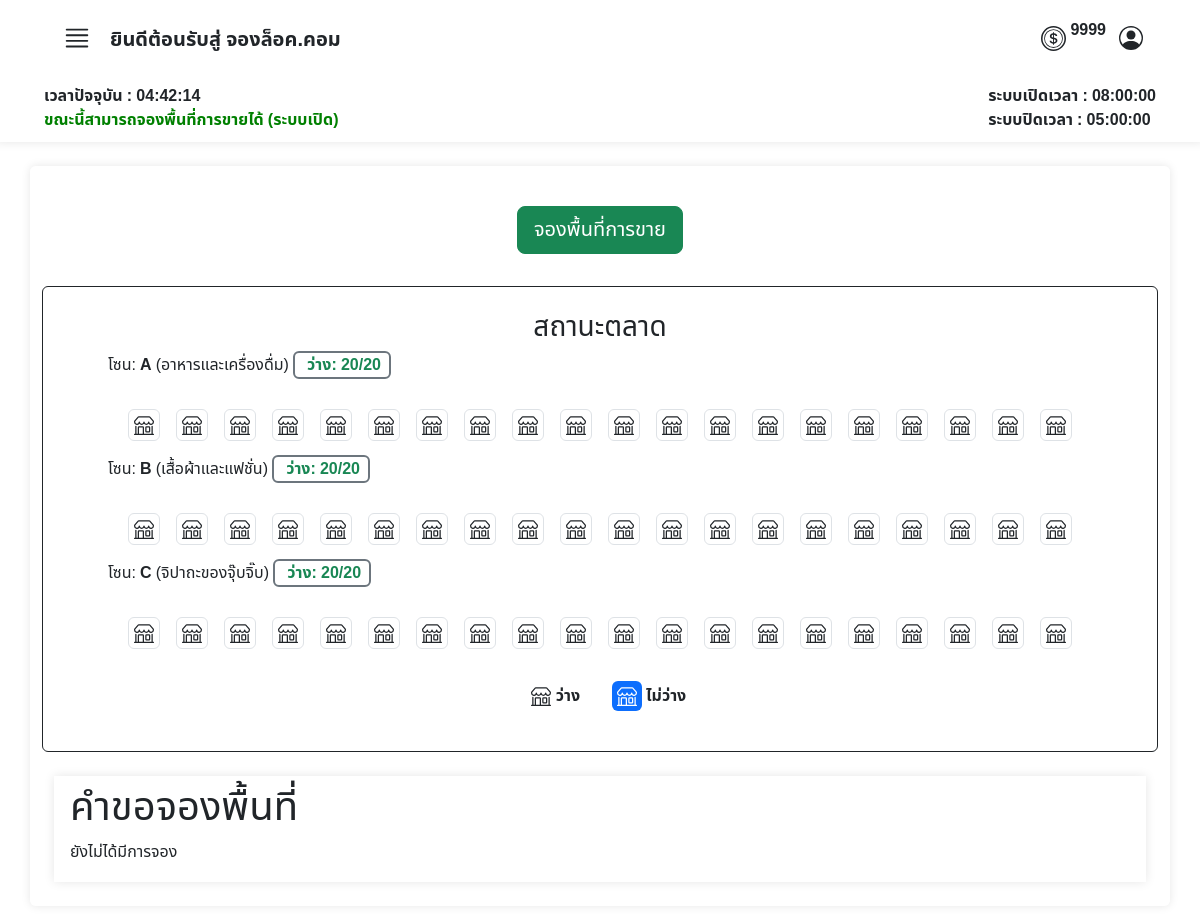
The app's page /user/index.php (signed in), older data.
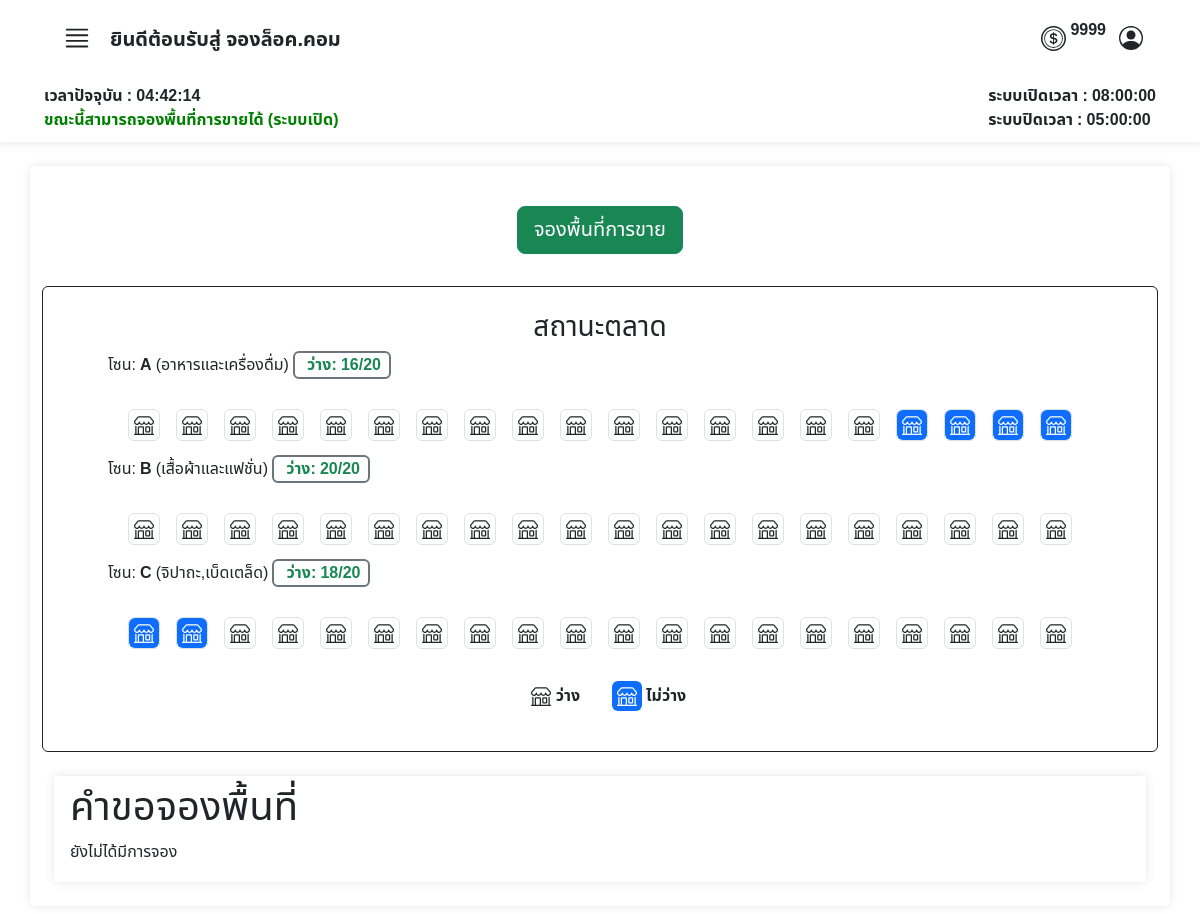
The same page, newer data.
### tables this page shows
CREATE TABLE `tbl_user` (
  `user_id` int(6) UNSIGNED ZEROFILL NOT NULL COMMENT 'รหัสลูกค้า',
  `prefix` enum('นาย','นาง','นางสาว') NOT NULL COMMENT 'คำนำหน้าชื่อ',
  `firstname` varchar(255) NOT NULL COMMENT 'ชื่อ',
  `lastname` varchar(255) NOT NULL COMMENT 'นามสกุล',
  `tel` varchar(11) NOT NULL COMMENT 'เบอร์โทรศัพท์',
  `email` varchar(255) NOT NULL COMMENT 'อีเมลล์',
  `username` varchar(255) NOT NULL COMMENT 'ชื่อผู้ใช้',
  `password` varchar(255) NOT NULL COMMENT 'รหัสผ่าน',
  `userrole` int(3) NOT NULL COMMENT '1=ลูกค้า,2=แอดมิน',
  `shop_name` varchar(50) NOT NULL COMMENT 'ชื่อร้านค้า',
  `token` int(11) NOT NULL,
  `last_login` datetime DEFAULT NULL
);

CREATE TABLE `operating_hours` (
  `id` int(11) NOT NULL,
  `opening_time` time NOT NULL,
  `closing_time` time NOT NULL
);

CREATE TABLE `zone_detail` (
  `zone_id` int(3) UNSIGNED ZEROFILL NOT NULL COMMENT 'รหัสโซน',
  `zone_name` varchar(50) NOT NULL COMMENT 'ชื่อโซน',
  `zone_detail` varchar(45) NOT NULL,
  `pricePerDate` float DEFAULT NULL COMMENT 'ราคาต่อวัน',
  `pricePerMonth` float DEFAULT NULL COMMENT 'ราคาต่อเดือน'
);

CREATE TABLE `locks` (
  `id_locks` int(11) NOT NULL COMMENT 'ไอดีล็อค',
  `lock_name` varchar(10) NOT NULL COMMENT 'ชื่อเลขล็อต',
  `zone_id` int(3) UNSIGNED ZEROFILL DEFAULT NULL COMMENT 'รหัสประเภทโซน',
  `booking_id` int(10) UNSIGNED ZEROFILL DEFAULT NULL COMMENT 'รหัสการจอง',
  `available` int(3) DEFAULT NULL COMMENT 'สถานะ ว่าง หรือ จองแล้ว '
);

### user/index.php (the view, shortened to what the rows shown need)
<?php
require("../condb.php");
?>
<!DOCTYPE html>
<html lang="en">
<head>
    <link href="https://cdn.jsdelivr.net/npm/bootstrap@5.3.3/dist/css/bootstrap.min.css" rel="stylesheet">
    <link rel="stylesheet" href="https://cdn.jsdelivr.net/npm/sweetalert2@11/dist/sweetalert2.min.css">
    <link rel="stylesheet" href="../asset/css/font.css">
</head>
<body>
    <?php
    include('./user_nav.php');
    ?>
    <div class="row ">
        <div class="col">
            <div class="container mt-4 bgcolor py-4 rounded">
                <div class="container-fluid ">
                    <div class="row d-flex justify-content-center align-item-center">
                        <div class="d-flex flex-column border border-dark rounded p-4 mb-3">
                            <div class="col-12 d-flex flex-wrap justify-content-center align-item-center">
                                <?php
                                $sql = "SELECT * FROM zone_detail ORDER BY zone_name";
                                if ($result = $conn->query($sql)) {
                                    if ($result->num_rows > 0) {
                                        while ($row = $result->fetch_assoc()) {
                                            $zone_id = $row["zone_id"];
                                            $sql_count = "SELECT COUNT(id_locks) AS total_locks,
                                                                SUM(CASE WHEN available = 0 THEN 1 ELSE 0 END) AS available_locks
                                                         FROM locks
                                                         WHERE zone_id = $zone_id";
                                            $result_count = $conn->query($sql_count);
                                            $count_data = $result_count->fetch_assoc();
                                            $total_locks = $count_data['total_locks'];
                                            $available_locks = $count_data['available_locks'];
                                            $percentage_available = ($total_locks > 0) ? ($available_locks / $total_locks) * 100 : 0;
                                            $color = '';
                                            if ($percentage_available > 50) {
                                                $color = '<strong class="text-success border border-secondary border-2 px-2 mx-1 rounded">
                                                            ว่าง: ' . $available_locks . '/' . $total_locks . '
                                                        </strong>';
                                            } else if ($percentage_available <= 20) {
                                                $color = '<strong class="text-danger border border-secondary border-2 px-2 mx-1 rounded">
                                                            ว่าง: ' . $available_locks . '/' . $total_locks . '
                                                        </strong>';
                                            }
                                            echo '
                                                    <div class="">
                                                    <div class="row ">
                                                            <div class="col">
                                                                <div class="d-flex justify-content-start">
                                                                        <div class="">
                                                                        <p class="zone_detail"
                                                                            data-bs-toggle="tooltip"
                                                                            data-bs-placement="right"
                                                                            title="รายวัน ' . $row["pricePerDate"] . '฿<br>รายเดือน ' . $row["pricePerMonth"] . '฿">
                                                                            โซน: <strong>' . $row["zone_name"] . '</strong> (' . $row["zone_detail"] . ')' . $color . '
                                                                        </p>
                                                                        </div>
                                                                </div>
                                                        </div>
                                                    </div>
                                                    ';
                                            $sql2 = "SELECT * FROM locks WHERE zone_id = " . $row["zone_id"];
                                            if ($result2 = $conn->query($sql2)) {
                                                if ($result2->num_rows > 0) {
                                                    echo '<div class="d-flex flex-wrap container-md">';
                                                    while ($row2 = $result2->fetch_assoc()) {
                                                        echo '<div class="mx-2">';
                                                        echo '<p>';
                                                        if ($row2["available"] == 0) {
                                                            echo '
                                                     <div class="border rounded " style="text-align: center;">
                                                        <div class="bg-lightt rounded d-flex justify-content-center align-items-center" style="width: 30px; height:30px;">
                                                            <svg xmlns="http://www.w3.org/2000/svg" width="20" height="20" fill="currentColor" class="bi bi-shop" viewBox="0 0 16 16">
                                                                <path d="M2.97 1.35A1 1 0 0 1 3.73 1h8.54a1 1 0 0 1 .76.35l2.609 3.044A1.5 1.5 0 0 1 16 5.37v.255a2.375 2.375 0 0 1-4.25 1.458A2.37 2.37 0 0 1 9.875 8 2.37 2.37 0 0 1 8 7.083 2.37 2.37 0 0 1 6.125 8a2.37 2.37 0 0 1-1.875-.917A2.375 2.375 0 0 1 0 5.625V5.37a1.5 1.5 0 0 1 .361-.976zm1.78 4.275a1.375 1.375 0 0 0 2.75 0 .5.5 0 0 1 1 0 1.375 1.375 0 0 0 2.75 0 .5.5 0 0 1 1 0 1.375 1.375 0 1 0 2.75 0V5.37a.5.5 0 0 0-.12-.325L12.27 2H3.73L1.12 5.045A.5.5 0 0 0 1 5.37v.255a1.375 1.375 0 0 0 2.75 0 .5.5 0 0 1 1 0M1.5 8.5A.5.5 0 0 1 2 9v6h1v-5a1 1 0 0 1 1-1h3a1 1 0 0 1 1 1v5h6V9a.5.5 0 0 1 1 0v6h.5a.5.5 0 0 1 0 1H.5a.5.5 0 0 1 0-1H1V9a.5.5 0 0 1 .5-.5M4 15h3v-5H4zm5-5a1 1 0 0 1 1-1h2a1 1 0 0 1 1 1v3a1 1 0 0 1-1 1h-2a1 1 0 0 1-1-1zm3 0h-2v3h2z" />
                                                            </svg>
                                                        </div>
                                                    </div>';
                                                        } else if ($row2["available"] == 1) {
                                                            echo '
                                                <div class="border rounded d-flex flex-column justify-content-center align-items-center" style="text-align: center;">
                                                        <div class="bg-primary rounded d-flex justify-content-center align-items-center" style="width: 30px; height:30px; color:white;" >
                                                            <svg xmlns="http://www.w3.org/2000/svg" width="20" height="20" fill="currentColor" class="bi bi-shop" viewBox="0 0 16 16">
                                                                <path d="M2.97 1.35A1 1 0 0 1 3.73 1h8.54a1 1 0 0 1 .76.35l2.609 3.044A1.5 1.5 0 0 1 16 5.37v.255a2.375 2.375 0 0 1-4.25 1.458A2.37 2.37 0 0 1 9.875 8 2.37 2.37 0 0 1 8 7.083 2.37 2.37 0 0 1 6.125 8a2.37 2.37 0 0 1-1.875-.917A2.375 2.375 0 0 1 0 5.625V5.37a1.5 1.5 0 0 1 .361-.976zm1.78 4.275a1.375 1.375 0 0 0 2.75 0 .5.5 0 0 1 1 0 1.375 1.375 0 0 0 2.75 0 .5.5 0 0 1 1 0 1.375 1.375 0 1 0 2.75 0V5.37a.5.5 0 0 0-.12-.325L12.27 2H3.73L1.12 5.045A.5.5 0 0 0 1 5.37v.255a1.375 1.375 0 0 0 2.75 0 .5.5 0 0 1 1 0M1.5 8.5A.5.5 0 0 1 2 9v6h1v-5a1 1 0 0 1 1-1h3a1 1 0 0 1 1 1v5h6V9a.5.5 0 0 1 1 0v6h.5a.5.5 0 0 1 0 1H.5a.5.5 0 0 1 0-1H1V9a.5.5 0 0 1 .5-.5M4 15h3v-5H4zm5-5a1 1 0 0 1 1-1h2a1 1 0 0 1 1 1v3a1 1 0 0 1-1 1h-2a1 1 0 0 1-1-1zm3 0h-2v3h2z" />
                                                            </svg>
                                                        </div>
                                                    </div>';
                                                        }
                                                        echo '</p>';
                                                        echo '</div>';
                                                    }
                                                    echo '</div>';
                                                } else {
                                                    echo "<p>ยังไม่มีการสร้างข้อมูลพื้นที่การขาย</p>";
                                                }
                                            } else {
                                                echo "<p>Error in nested query: " . $conn->error . "</p>";
                                            }
                                        }
                                    } else {
                                        echo "<p><strong>ยังไม่มีการสร้างข้อมูลพื้นที่การขาย</strong></p>";
                                    }
                                } else {
                                    echo "<p>Error in main query: " . $conn->error . "</p>";
                                }
                                ?>
                            </div>
                        </div>
                    </div>
                </div>
            </div>
        </div>
        <div class="col bgcolor">
            <div class="tab-content" id="myTabContent">
                <div class="tab-pane fade show active mt-2 mx-2 p-2 " id="categort">
                    <div>
                        <h1>คำขอจองพื้นที่</h1>
                    </div>
                </div>
            </div>
        </div>
    </div>
    </div>
    </div>
</body>
</html>

### user/user_nav.php (shortened to what the rows shown need)
<nav class="row g-2 bgcolor">
    <div class="col-12 d-flex justify-content-between px-5 py-3">
        <div class="d-flex align-items-center ">
            <div class="row  ">
                <div class="col d-flex align-items-center justify-content-center">
                    <p class="ms-1">
                        <strong>
                            <?php
                            $user_id = $_SESSION["user_id"];
                            $stmt = $conn->prepare("SELECT user_id, username, shop_name, tel, email, token,
                                  firstname, lastname, userrole,
                                  CONCAT(prefix, firstname, ' ', lastname) AS fullname
                        FROM market_booking.tbl_user
                        WHERE user_id = ?");
                            $stmt->bind_param("i", $user_id);
                            $stmt->execute();
                            $stmt->bind_result($SQLuser_id, $SQLusername, $SQLshop_name, $SQLtel, $SQLemail, $SQLtoken, $SQLfirstname, $SQLlastname, $SQLuserrole, $SQLfullname);
                            echo htmlspecialchars($SQLtoken);
                            ?>
                        </strong>
                    </p>
                </div>
            </div>
        </div>
    </div>
    <?php
    require("../condb.php");
    $sql_time = "SELECT opening_time, closing_time FROM operating_hours LIMIT 1";
    $result = $conn->query($sql_time);
    $row_time = $result->fetch_assoc();
    $openingTime = $row_time['opening_time'];
    $closingTime = $row_time['closing_time'];
    ?>
    <div class="col-12 d-flex justify-content-between px-5">
        <strong>
            <div id="opening_time">ระบบเปิดเวลา : <?php echo $openingTime; ?></div>
            <div id="closing_time">ระบบปิดเวลา : <?php echo $closingTime; ?></div>
        </strong>
    </div>
</nav>

Row changes from the older to the newer data that the page shows:
computed for zone_detail "อาหารและเครื่องดื่ม": available_locks "20" → "16"
changed locks (number 17 of 60 on the later page): available 0 → 1 (drawn)
changed locks (number 18 of 60 on the later page): available 0 → 1 (drawn)
changed locks (number 19 of 60 on the later page): available 0 → 1 (drawn)
changed locks (number 20 of 60 on the later page): available 0 → 1 (drawn)
changed zone_detail: zone_detail "จิปาถะของจุ๊บจิ๊บ" → "จิปาถะ,เบ็ดเตล็ด"; available_locks "20" → "18"
changed locks (number 41 of 60 on the later page): available 0 → 1 (drawn)
changed locks (number 42 of 60 on the later page): available 0 → 1 (drawn)
